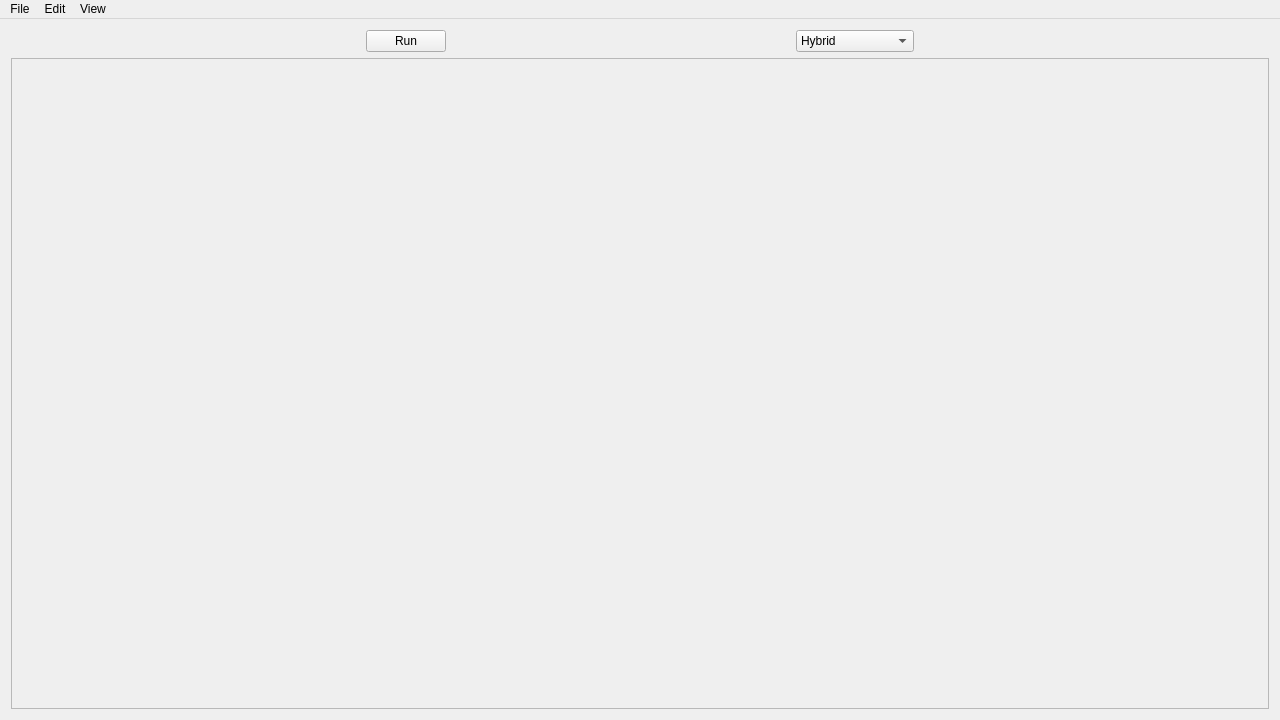
<?xml version="1.0" encoding="UTF-8"?>
<ui version="4.0">
 <class>LuxonEditorWindowClass</class>
 <widget class="QMainWindow" name="LuxonEditorWindowClass">
  <property name="geometry">
   <rect>
    <x>0</x>
    <y>0</y>
    <width>1280</width>
    <height>720</height>
   </rect>
  </property>
  <property name="minimumSize">
   <size>
    <width>1280</width>
    <height>720</height>
   </size>
  </property>
  <property name="windowTitle">
   <string>LuxonEditorWindow</string>
  </property>
  <property name="autoFillBackground">
   <bool>false</bool>
  </property>
  <widget class="QWidget" name="centralWidget">
   <layout class="QVBoxLayout" name="verticalLayout">
    <item>
     <widget class="QWidget" name="runPanel" native="true">
      <layout class="QHBoxLayout" name="horizontalLayout">
       <property name="topMargin">
        <number>0</number>
       </property>
       <property name="bottomMargin">
        <number>0</number>
       </property>
       <item>
        <widget class="QPushButton" name="runButton">
         <property name="sizePolicy">
          <sizepolicy hsizetype="Fixed" vsizetype="Fixed">
           <horstretch>0</horstretch>
           <verstretch>0</verstretch>
          </sizepolicy>
         </property>
         <property name="text">
          <string>Run</string>
         </property>
        </widget>
       </item>
       <item>
        <widget class="QComboBox" name="renderModeBox">
         <property name="sizePolicy">
          <sizepolicy hsizetype="Fixed" vsizetype="Fixed">
           <horstretch>0</horstretch>
           <verstretch>0</verstretch>
          </sizepolicy>
         </property>
         <item>
          <property name="text">
           <string>Hybrid</string>
          </property>
         </item>
         <item>
          <property name="text">
           <string>Full Ray Tracing</string>
          </property>
         </item>
        </widget>
       </item>
      </layout>
     </widget>
    </item>
    <item>
     <widget class="QFrame" name="windowDocker">
      <property name="sizePolicy">
       <sizepolicy hsizetype="Expanding" vsizetype="Expanding">
        <horstretch>0</horstretch>
        <verstretch>0</verstretch>
       </sizepolicy>
      </property>
      <property name="frameShape">
       <enum>QFrame::Shape::StyledPanel</enum>
      </property>
      <property name="frameShadow">
       <enum>QFrame::Shadow::Raised</enum>
      </property>
      <layout class="QVBoxLayout" name="verticalLayout_2">
       <property name="spacing">
        <number>1</number>
       </property>
       <property name="leftMargin">
        <number>1</number>
       </property>
       <property name="topMargin">
        <number>1</number>
       </property>
       <property name="rightMargin">
        <number>1</number>
       </property>
       <property name="bottomMargin">
        <number>1</number>
       </property>
      </layout>
     </widget>
    </item>
   </layout>
  </widget>
  <widget class="QMenuBar" name="menuBar">
   <property name="geometry">
    <rect>
     <x>0</x>
     <y>0</y>
     <width>1280</width>
     <height>21</height>
    </rect>
   </property>
   <widget class="QMenu" name="menuFile">
    <property name="title">
     <string>File</string>
    </property>
    <addaction name="saveMenuItem"/>
    <addaction name="separator"/>
    <addaction name="closeMenuItem"/>
   </widget>
   <widget class="QMenu" name="menuEdit">
    <property name="title">
     <string>Edit</string>
    </property>
    <addaction name="createShaderMenuItem"/>
    <addaction name="createMaterialMenuItem"/>
    <addaction name="createSceneMenuItem"/>
   </widget>
   <widget class="QMenu" name="menuView">
    <property name="title">
     <string>View</string>
    </property>
    <widget class="QMenu" name="menuWindow">
     <property name="title">
      <string>Window</string>
     </property>
     <addaction name="consoleWindowMenuItem"/>
     <addaction name="inspecterMenuItem"/>
     <addaction name="assetBrowserMenuItem"/>
     <addaction name="sceneViewMenuItem"/>
     <addaction name="sceneHierarchyMenuItem"/>
    </widget>
    <addaction name="menuWindow"/>
   </widget>
   <addaction name="menuFile"/>
   <addaction name="menuEdit"/>
   <addaction name="menuView"/>
  </widget>
  <action name="closeMenuItem">
   <property name="text">
    <string>Close</string>
   </property>
  </action>
  <action name="createShaderMenuItem">
   <property name="text">
    <string>Create Shader</string>
   </property>
  </action>
  <action name="createMaterialMenuItem">
   <property name="text">
    <string>Create Material</string>
   </property>
  </action>
  <action name="consoleWindowMenuItem">
   <property name="checkable">
    <bool>true</bool>
   </property>
   <property name="text">
    <string>Console</string>
   </property>
  </action>
  <action name="inspecterMenuItem">
   <property name="checkable">
    <bool>true</bool>
   </property>
   <property name="text">
    <string>Inspecter</string>
   </property>
  </action>
  <action name="assetBrowserMenuItem">
   <property name="checkable">
    <bool>true</bool>
   </property>
   <property name="text">
    <string>Asset Browser</string>
   </property>
  </action>
  <action name="sceneViewMenuItem">
   <property name="checkable">
    <bool>true</bool>
   </property>
   <property name="text">
    <string>Scene View</string>
   </property>
  </action>
  <action name="sceneHierarchyMenuItem">
   <property name="checkable">
    <bool>true</bool>
   </property>
   <property name="text">
    <string>Scene Hierarchy</string>
   </property>
  </action>
  <action name="saveMenuItem">
   <property name="text">
    <string>Save</string>
   </property>
   <property name="shortcut">
    <string>Ctrl+S</string>
   </property>
  </action>
  <action name="createSceneMenuItem">
   <property name="text">
    <string>Create Scene</string>
   </property>
  </action>
 </widget>
 <layoutdefault spacing="6" margin="11"/>
 <resources>
  <include location="../Resources/LuxonEditorWindow.qrc"/>
 </resources>
 <connections/>
</ui>
